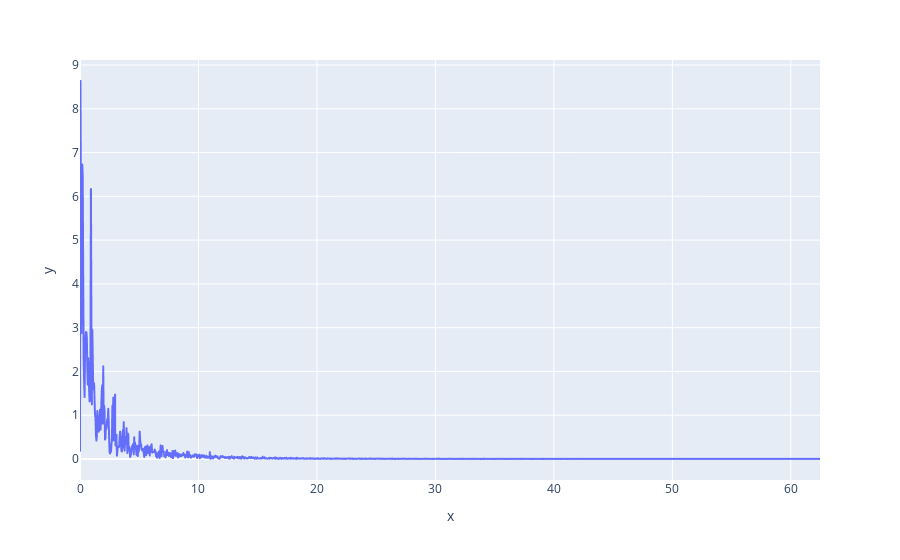

This figure's notebook cell:
### Code cell
px.line( x=frequencies, y=abs(fourierTransform))

### Figure 1 — Plotly figure (JSON) as saved in the notebook; plotly's stock layout.template omitted (floating-point values rounded to 4 significant figures; data arrays with more than 128 entries replaced by an {"elided": "..."} marker saying what was removed)
{"data": [{"hovertemplate": "x=%{x}<br>y=%{y}<extra></extra>", "legendgroup": "", "line": {"color": "#636efa", "dash": "solid"}, "marker": {"symbol": "circle"}, "mode": "lines", "name": "", "showlegend": false, "type": "scattergl", "x": {"elided": "1625 float values"}, "xaxis": "x", "y": {"elided": "1625 float values"}, "yaxis": "y"}], "layout": {"legend": {"tracegroupgap": 0}, "margin": {"t": 60}, "xaxis": {"anchor": "y", "domain": [0, 1], "title": {"text": "x"}}, "yaxis": {"anchor": "x", "domain": [0, 1], "title": {"text": "y"}}}}
